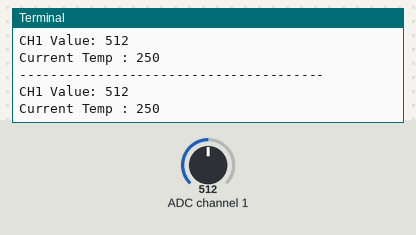
A program run on a simulated Raspberry Pi (BCM pin numbers). Parts: the last lines printed to the terminal. The test bench sets the inputs (shaded band); at power-on: ADC channel 1 = 512 (analog values on the 0–1023 scale).

Above: at 1.2 s.
1.3 s: ADC channel 1 set to 716
At 1.9 s:
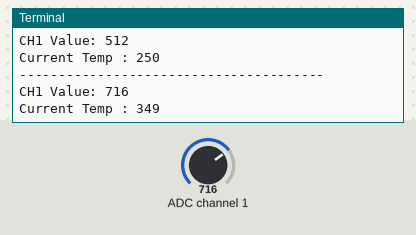
2.8 s: ADC channel 1 set to 900
At 3.4 s:
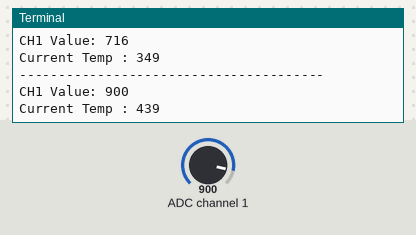
Timing chart, 0 to 5.8 s (numbered marks = the images above; inputs shaded):
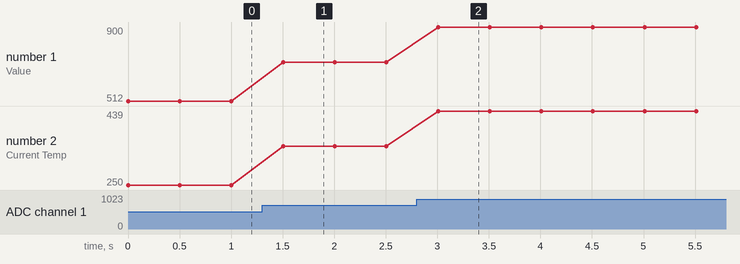

Measured:
- after the input at 1.3 s, the terminal: prints a new line after 0.20 s (image 1)
- after the input at 2.8 s, the terminal: prints a new line after 0.21 s (image 2)
- plotted number 1: 512 → 716 after the input at 1.3 s, 716 → 900 after the input at 2.8 s
- plotted number 2: 250 → 349 after the input at 1.3 s, 349 → 439 after the input at 2.8 s

The program:

adc-code_temp.py
```python
import spidev
import time

#Define Variables
delay = 0.5
ldr_channel = 1

#Create SPI
spi = spidev.SpiDev()
spi.open(0, 0)

def readadc(adcnum):
    # read SPI data from the MCP3008, 8 channels in total
    if adcnum > 7 or adcnum < 0:
        return -1
    # send start code first, ldr_channel code, etc ...
    r = spi.xfer2([1, 8 + adcnum << 4, 0])
    data = ((r[1] & 3) << 8) + r[2]
    return data


while True:
    ldr_value = readadc(ldr_channel)
    print "---------------------------------------"
    temp = 5.0 * ldr_value * 100 / 1024
    print("CH1 Value: %d" % ldr_value)
    print("Current Temp : %d"  %  temp)

    time.sleep(delay)
```
